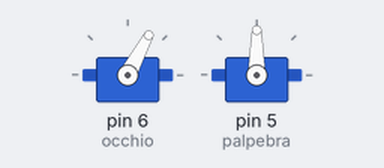
This sketch was run on a simulated Arduino Uno, built with avr-gcc and run on an emulated ATmega328P. On the bench: 2 × servo.

Above: at 0.05 s.
At 1.35 s:
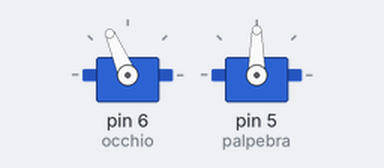
At 2.65 s:
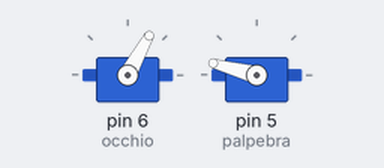
At 5.1 s:
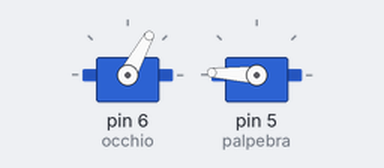
Timing chart, 0 to 6.7 s (numbered marks = the images above):
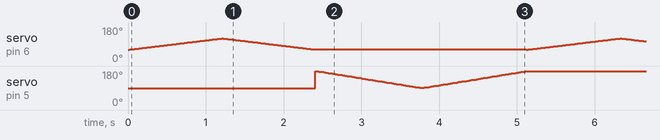

The sketch:

occhio.ino
```cpp
#include <Servo.h>

Servo occhio;
Servo palpebra;

void setup() {
  occhio.attach(6);
  palpebra.attach(5);
}

void loop() {
muoviocchio();
  palpebra1();
}

void muoviocchio()
{
    for(int i=60;i<120;i++)
  {
  occhio.write(i);
  delay(20);
  }
    for(int i=120;i>60;i--)
  {
  occhio.write(i);
  delay(20);
  }
}

void palpebra1(){
      for(int i=180;i>90;i--)
  {
  palpebra.write(i);
  delay(15);
  }
      for(int i=90;i<180;i++)
  {
  palpebra.write(i);
  delay(15);
  }

}
```
